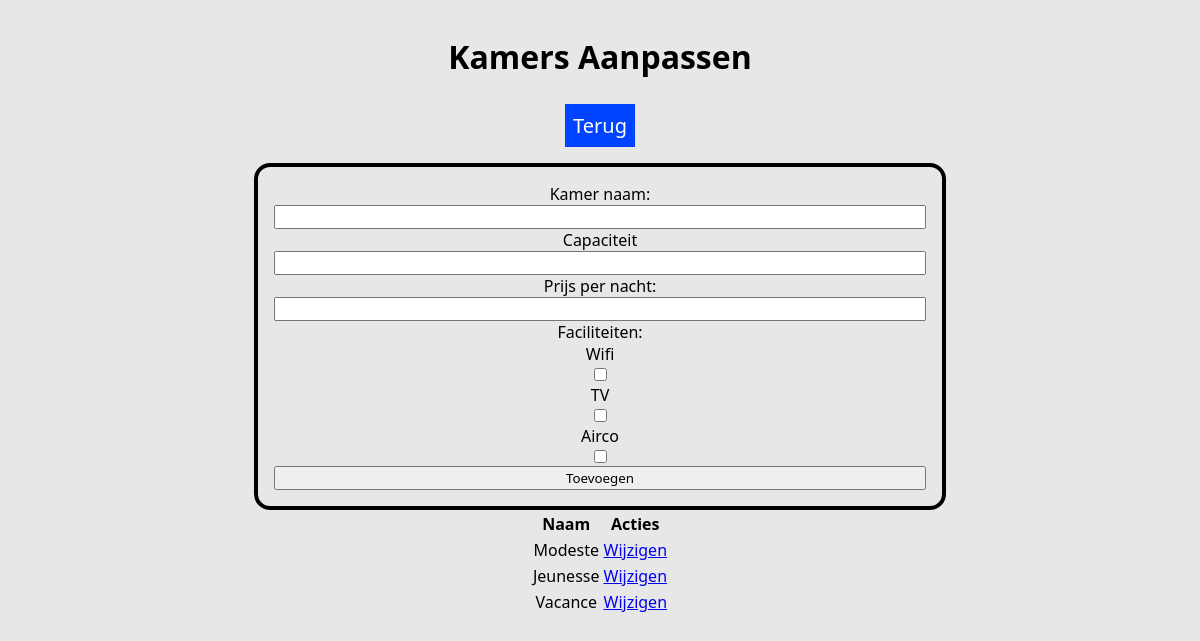
Page /admin/kamer.php (signed in) on the committed database.
### tables this page shows
CREATE TABLE `tblkamer` (
  `PKKamer` int(11) NOT NULL,
  `KamerNaam` varchar(50) NOT NULL,
  `Capaciteit` int(11) NOT NULL,
  `Prijs` float NOT NULL,
  `Wifi` tinyint(1) NOT NULL,
  `Televisie` tinyint(1) NOT NULL,
  `Airco` tinyint(1) NOT NULL
);

### admin/kamer.php (the view, shortened to what this page needs)
<?php
include('../config/conn.php');
?>
<!DOCTYPE html>
<html lang="nl">
<head>
    <link rel="stylesheet" href="style/styles.css">
</head>
<body>
    <section class="dashcontainer">
        <h1>Kamers Aanpassen</h1>
        <a class="terugknop" href="index.php">Terug</a>
        <form action="utility/kamertoevoegen.php" method="post" class="kamertoevoegen">
            <label for="kamer">Kamer naam:</label>
            <input type="text" name="kamer" id="kamer" required>
            <label for="capaciteit">Capaciteit</label>
            <input type="number" name="capaciteit" id="capaciteit" required>
            <label for="prijs">Prijs per nacht:</label>
            <input type="number" name="prijs" id="prijs" step="0.01" required>
            <label>Faciliteiten:</label>
            <label for="wifi">Wifi</label>
            <input type="checkbox" name="wifi" id="wifi">
            <label for="tv">TV</label>
            <input type="checkbox" name="tv" id="tv">
            <label for="airco">Airco</label>
            <input type="checkbox" name="airco" id="airco">
            <button type="submit">Toevoegen</button>
        </form>
        <table>
            <tr>
                <th>Naam</th>
                <th>Acties</th>
            </tr>
            <?php
            $sql = "SELECT * FROM tblkamer";
            $result = $conn->query($sql);
            if ($result->num_rows > 0) {
                while($row = $result->fetch_assoc()) {
                    echo "<tr>";
                    echo "<td>" . $row['KamerNaam'] . "</td>";
                    echo "<td><a href='utility/kamerfuncties.php?id=" . $row['PKKamer'] . "'>Wijzigen</a></td>";
                    echo "</tr>";
                }
            } else {
                echo "<tr><td colspan='2'>Geen kamers gevonden.</td></tr>";
            }
            ?>
        </table>
    </section>
</body>
</html>

### admin/style/styles.css (style rules this page uses)
* { text-align: center; font-family: 'Segoe UI', Tahoma, Geneva, Verdana, sans-serif; }
body { background-color: #E7E7E7; }
h1 { font-size: 2rem; }
.dashcontainer { display: flex; justify-content: center; align-items: center; flex-direction: column; }
.terugknop { padding: 0.5rem; font-size: 1.25rem; text-decoration: none; color: #fff; background-color: #0044ff; margin-bottom: 1rem; }
.kamertoevoegen { display: flex; flex-direction: column; width: 55%; max-width: 1100px; margin: 0 auto; border: 0.25rem solid #000; border-radius: 1rem; padding: 1rem; }

### rows in the picture
tblkamer: KamerNaam "Modeste"
tblkamer: KamerNaam "Jeunesse"
tblkamer: KamerNaam "Vacance"
